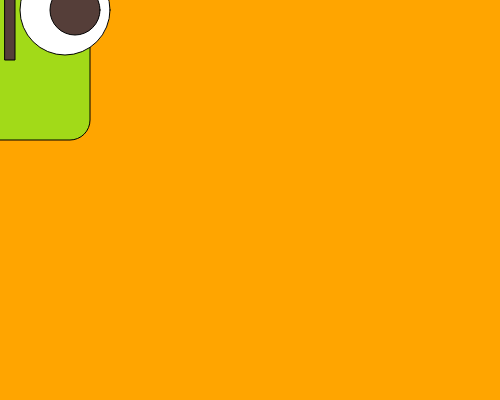
Frame 1 (no input)
Frame 60 (no input): identical to frame 1, image omitted
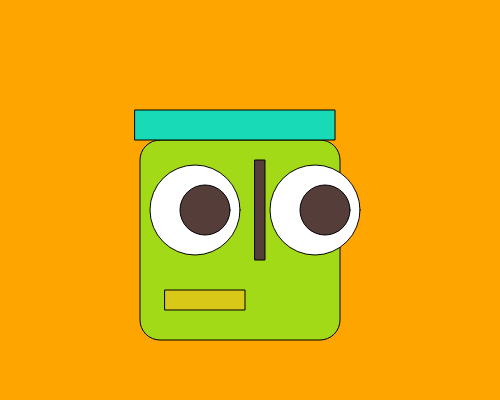
Frame 120 (the mouse pressed at the canvas centre since frame 60)

The p5.js sketch that drew these frames (run headless with seeded random() and noise() and a simulated clock; from frame 60 on, the mouse is pressed at the canvas centre):

// p5.js sketch
// ── sketch.js
/*
self portrait v2
by guadalupe ramirez
*/

//global scope
var x = 315; // character origin
var y = 210;

function setup() {
    createCanvas(500, 400);
}

function draw() {
    background('orange');
    
    x = mouseX;
    y = mouseY;

    //face
    fill(162, 218, 24);
    square(x-110, y-60, 200, 20);//head
    //eyes
    fill(255, 255, 255);
    circle(x-55, y+10, 90); // left
    
    circle(x+65, y+10, 90); //right
    fill(85, 62, 57);
    circle(x-45, y+10, 50); // left brown eyeball
    fill(85, 62, 57);
    circle(x+75, y+10, 50); //right brown eyeball
    //nose
    fill(85, 62, 57);
    rect(x+5, y-40, 10, 100); //nose
    //mouth
    fill(218, 200, 24);
    rect(x-85, y+90, 80, 20);//lips

    //hat
    fill(24, 218, 182);
    rect(x-115, y-90, 200, 30);
    
    circle(x, y, 0);
}

// ── about.html
<!doctype html>
<html>

<head>
    <title>My MMP 210 Class Portfolio</title>
    <meta charset="utf-8">
    <link href="style.css" rel="stylesheet" type="text/css">
</head>

<body>
    <div id="container">

        <div id="header">
            <h1>About Me</h1>
            <ul>
                <li><a href="index.html">Home</a></li>
                <li><a href="about.html">About Me</a></li>
            </ul>
        </div>
        <div id="about me">
            <img id="portrait" src="images/Aboutmeselfie.jpg" alt="portait">
            <p>My name is Guadalupe Ramirez, I am twenty-two years old and I'm from the Bronx NY. My Major is Multimedia Programming and Design. I love to procrastinate, but I'm ready to put that aside and complete all my assignments on time.</p>
            <P> Some of my hobbies are playing video games, drawing, and listen to music. When it comes to video games, I mostly play Fortnite with my friends. Sometimes I draw cartoons like Dragon Ball Z characters or Looney Tunes, but I mainly do graffiti. Some of my favorite artist that I listen to alot are: Lil Baby, Drake, Lil Wayne, Eminem, Lana Del Rey, The Weeknd, Kevin Gates and Kodak Black.</P>
            <p>I also love Sneakers and I enjoy learning about the history that's behind each silhouette. My favorite sneaker is the Air Jordan 1. I like most colorways but my favorite ones are the classic colorways.</p>
            <p>I was working in a bakery called "Sarabeth's Bakery, but due to COVID 19 I'm still unemployed. Hopefully the owner opens back soon and I get my job back. Otherwise I would be searching for a new job.</p>
        </div>
    </div>
</body></html>

// ── style.css
/*generic selector*/

body {
    background-color: skyblue;
    color: black;
    /*text color*/
    font-family: sans-serif;
}

ul {
    margin: 50;
    padding: 20;
}

li {
    list-style: none;
}

a {
    color: cornflowerblue;
}

/*psuedo selector -   user interacts*/
a:hover {
    color: beige;
}

img {
    width: 50%;
}

/*id and class selector*/

#container {
    min-width: 320px;
    max-width: 960px;
    margin: 0 auto;
}

/*nested selector*/
#header ul {
    display: flex;
}

#header li {
    margin-left: 1em;
}

#header a {
    font-size: 1.7em;
}

#portfolio {
    display: grid;
    grid-template-columns: 1fr 1fr;
    grid-gap: 1em;
}

.project {
    border: 1px solid coral;
    padding: 1em;
    background-color: transparent;
    transition: background-color 2ooms;
}

.project;

hover {
    background-color: blueviolet;
}

.prpject a {
    font-size: 1.25em;
}

/*about*/
#portrait {
    width: 200px;
    float: right;
}

#about p {
    font-size: 2em;
}
